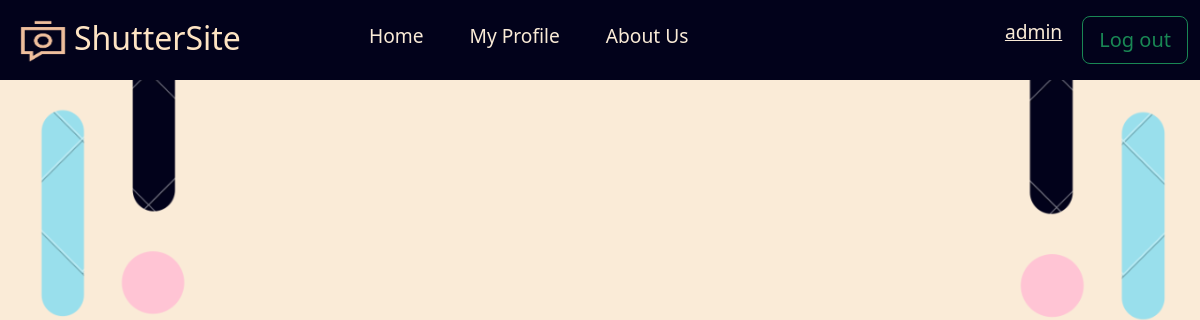
The page /myprofile (signed in) on the database as committed earlier.
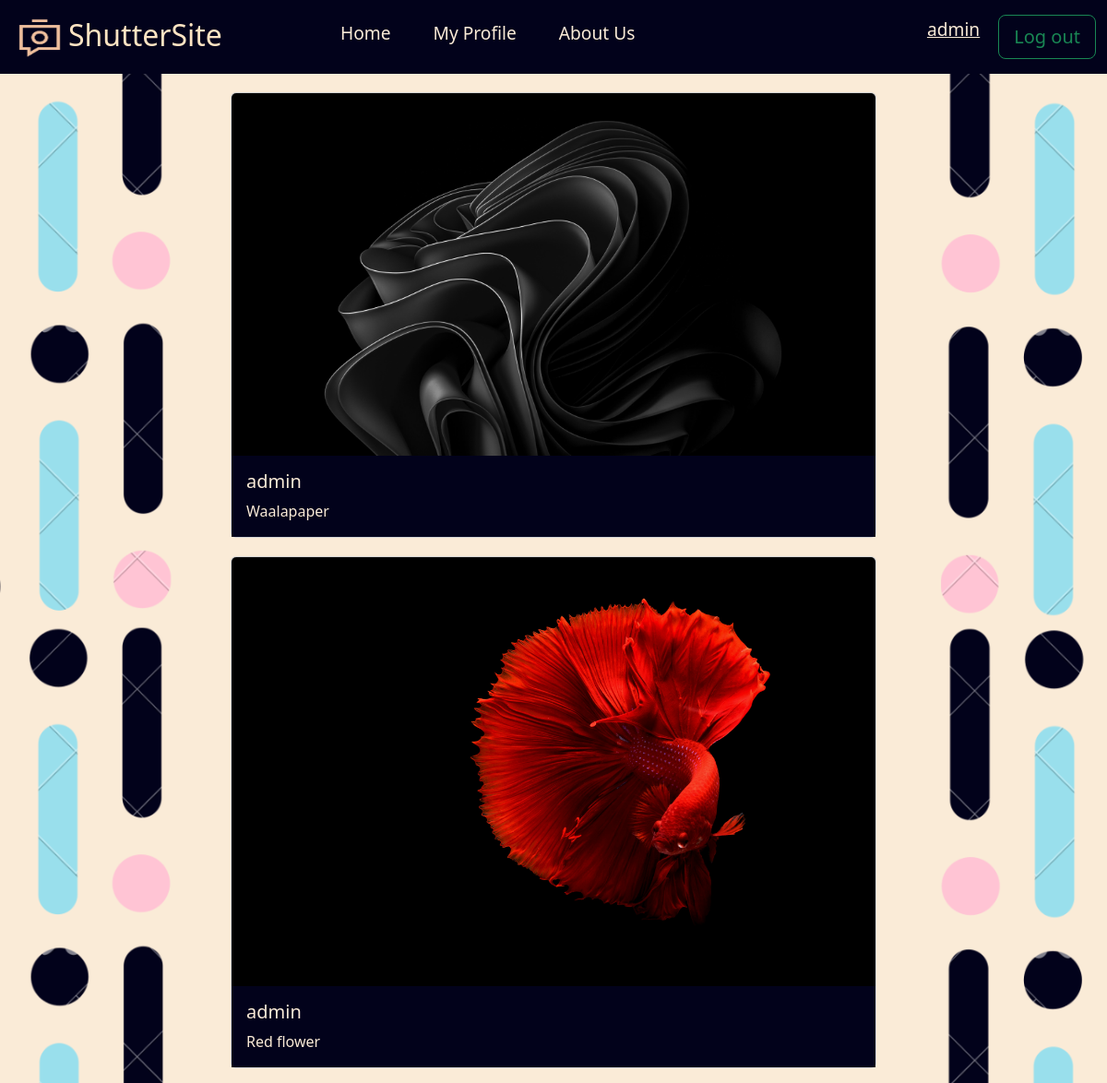
The same page on the database as committed later.
### main/models.py (models this page shows)
class Picture(models.Model):
    caption = models.CharField(max_length=50)
    user = models.ForeignKey(User, on_delete=models.CASCADE)
    image = models.ImageField(upload_to="images")
    uploaded_on = models.DateTimeField(auto_now=True)

### main/views.py (the view)
# urls.py: path("myprofile",views.myprofile_view,name="myprofile"),
def myprofile_view(request):
    if request.user.is_anonymous:
        return redirect(login_view)
    form = PictureForm()
    pictures = Picture.objects.filter(user=request.user)
    return render(request ,'myprofile.html',{'pictures': pictures, 'form':form,})

### templates/myprofile.html
{% extends 'base.html' %}
{% load static %}
{% block content %}
{% if pictures %}
{% for picture in pictures %}
<div class="container">
  <div class="card mb-3 mx-auto" style="max-width: 700px; margin-top: 20px;">
    <img src='{{ picture.image.url }}' class="card-img-top" alt="...">
    <div class="card-body" style="background-color: #02021b;">
      <h5 class="card-title" style="color: antiquewhite;">{{ picture.user.username }}</h5>
      <p class="card-text" style="color: antiquewhite;">{{ picture.caption }}</p>
    </div>
  </div>
</div>
{% endfor %}
{% endif %}
{% endblock %}

Rows that differ between the two databases and show on the page:
added Picture: image (picture), user.username "admin", caption "Waalapaper"
added Picture: image (picture), user.username "admin", caption "Red flower"
